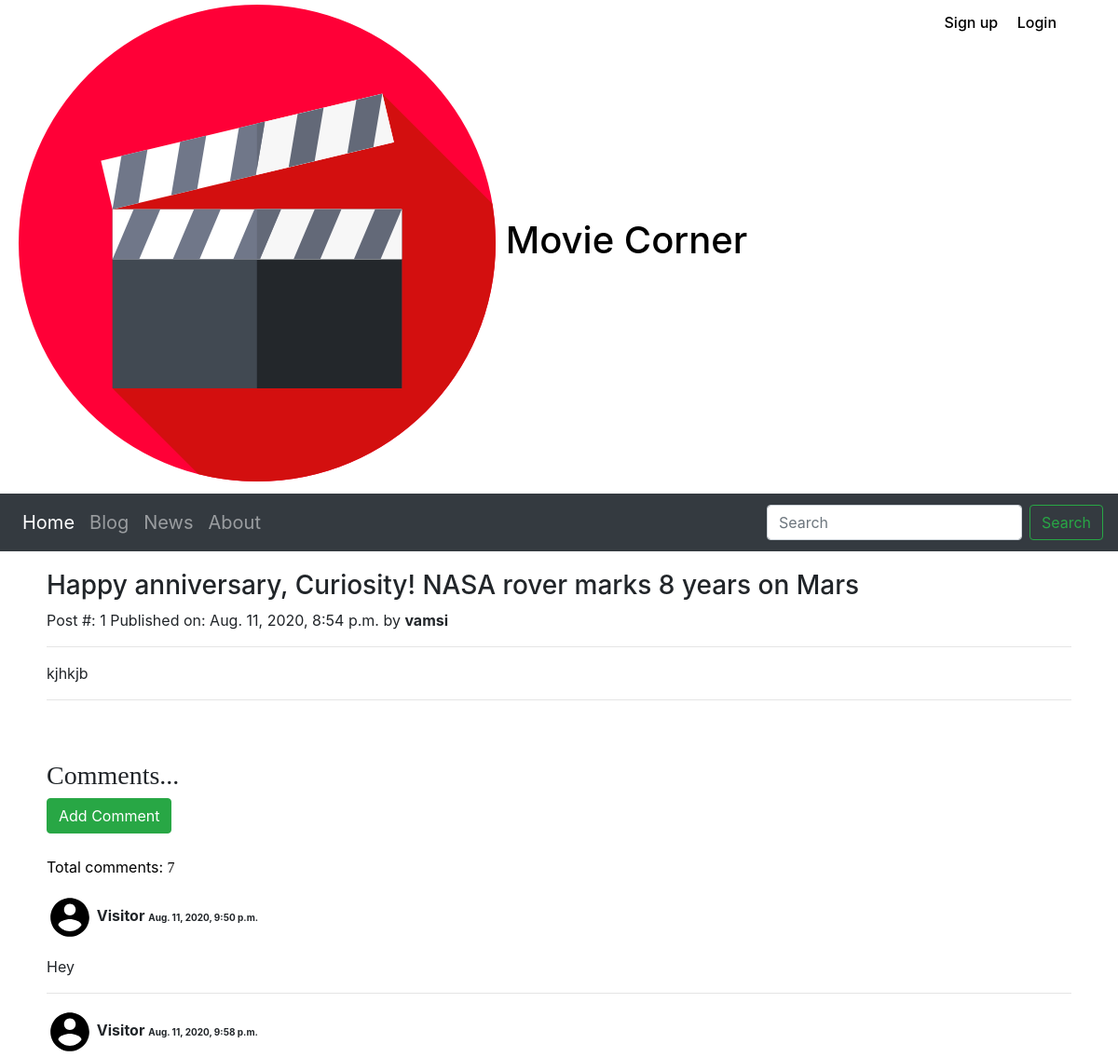
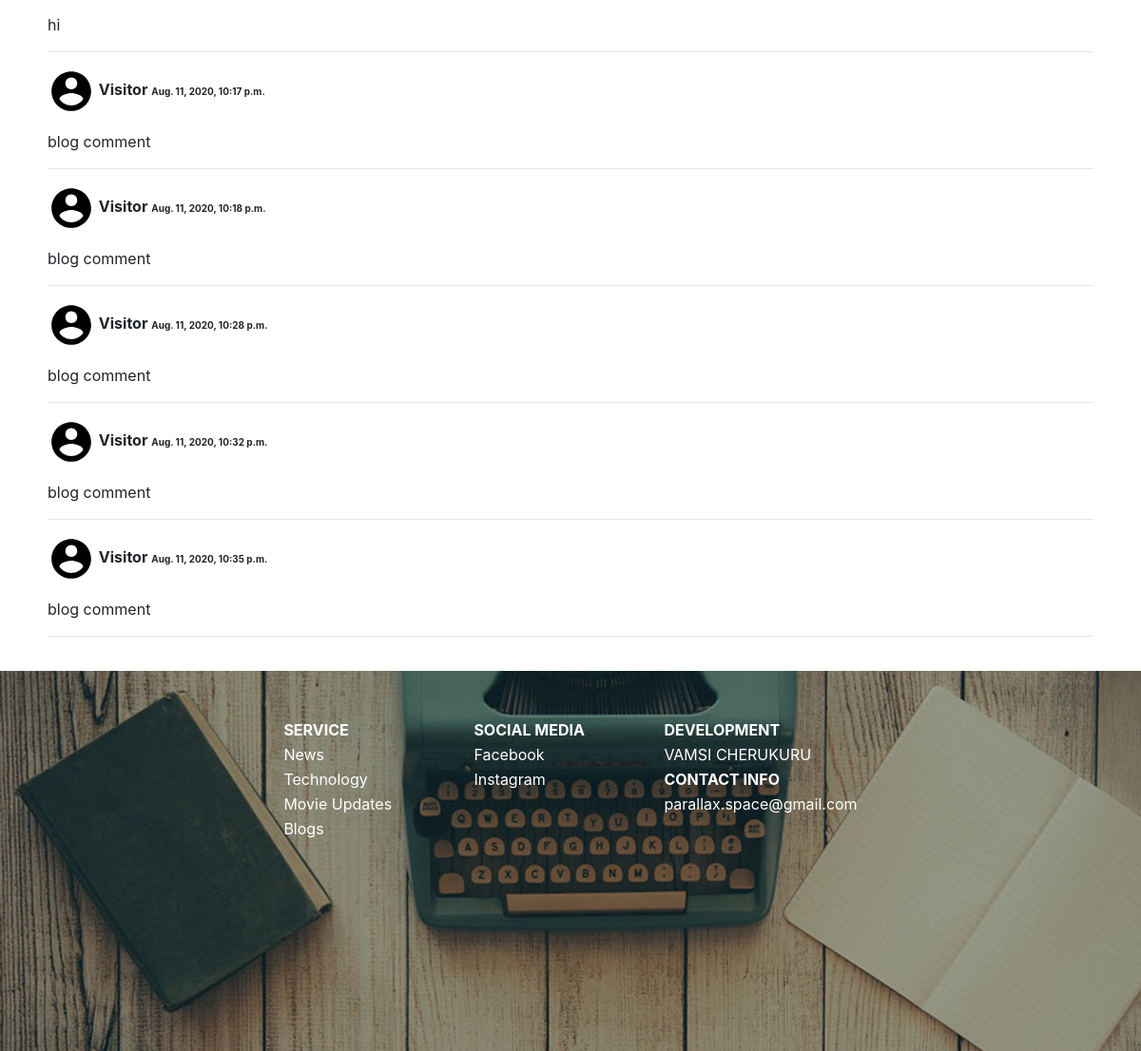
/post/1, run on the app's committed database (2 pictures, top to bottom).
### blog/models.py (models this page shows, shortened)
class BlogPost(models.Model):
    author = models.ForeignKey('auth.User',on_delete=models.CASCADE,default='auth.User')
    Title = models.CharField(max_length=256)
    Description = RichTextField()
    post_date = models.DateTimeField(auto_now_add=True)

class BlogComment(models.Model):
    Post = models.ForeignKey(BlogPost,related_name='blogcomments',null=True,on_delete=models.CASCADE)
    commentor_name = models.CharField(max_length=200,default="Visitor")
    comment_text = RichTextField()
    comment_date = models.DateTimeField(auto_now_add=True)

### blog/views.py (the view)
# urls.py: path('post/<int:pk>',views.AstroPostDetail.as_view(),name='post_detail'),
class AstroPostDetail(DetailView):
    model = models.BlogPost
    context_object_name = 'post_detail'
    template_name = 'blog_post_detail.html'

### templates/blog_post_detail.html (shortened to what this page needs)
{% extends 'base.html' %}
{% load static %}
{% block body_block %}
<div class="container col-lg-12 col-sm-6">
    <div class="container" style="background-color: white; padding:20px;">
        <h3>{{post_detail.Title}}</h3>
        <p> Post #: {{post_detail.id}}
            Published on: {{post_detail.post_date}} by <span style="font-weight: bold;">{{post_detail.author}}</span>
        </p><hr>
<p>{{post_detail.Description|safe}}</p>
            <hr>
<br><br>
            <h3 style="font-family:Dekar;">Comments...</h3>
                <a type="button"  href="{% url 'blog:makeComment' pk=post_detail.pk %}" class="btn btn-success">Add Comment</a>
                <br><br><p style="color: black; "> Total comments:
                    <span style=" font-family:Dekar;color:black">
                        {{post_detail.blogcomments.count}}
                    </span>
                    </p>
                    {% for comment in post_detail.blogcomments.all %}
                                <p style="font-weight:bold;">
                                    <img src="{% static 'images/account.svg' %}" style="width: 50px;" alt="">
                                    {{comment.commentor_name}}
                                     <span style="font-size: 10px;">{{comment.comment_date}}</span>
                                </p>
                                <p style="margin-left: 50px;">
                                    {{comment.comment_text|safe}}</p>
                                    <hr>
                    {% endfor %}
        </div>
    </div>
</div>
{% endblock %}

### templates/base.html (shortened to what this page needs)
{% load static %}
<!DOCTYPE html>
<html lang="en">
<head>
    <link rel="stylesheet" href="https://maxcdn.bootstrapcdn.com/bootstrap/4.0.0/css/bootstrap.min.css">
</head>
<body> <div>
   <div style="margin-left: 20px;">
    <a type='button'  class="navbar-brand" href="{% url 'blog:home' %}"><h1 style="color: black;">
        <img src="{% static 'images/clapperboard.png' %}" alt="Not Found">
        Movie Corner
    </h1>
</a>
<div style="float: right; padding:10px; padding-right:50px; " >
    {% if user.is_authenticated %}
    <a type='button'  class="navbar-brand" href="{% url 'blog:profile' %}">
      <h6 style="color: black;">
        <img src="{{user.userprofile.profilePic.url}}" width="30px;" height="30px;" style="border-radius: 50%;" alt="">
        {{user.username}}
    </h6>
</a>
    <a type='button'  class="navbar-brand" href="{% url 'blog:logout' %}">
      <h6 style="color: black;">
      Logout
    </h6>
</a>
    {% else %}
    <a type='button'  class="navbar-brand" href="{% url 'blog:register' %}"><h6 style="color: black;">
      Sign up
    </h6>
    </a>
    <a type='button'  class="navbar-brand" href="{% url 'blog:user_login' %}"><h6 style="color: black;">
  Login
    </h6>
</a>
    {% endif %}
</div>
   </div>
<nav class="navbar navbar-expand-lg navbar-dark bg-dark">
      <ul class="navbar-nav mr-auto">
        <li class="nav-item active">
          <a class="nav-link" href="{% url 'blog:home' %}">Home <span class="sr-only">(current)</span></a>
        </li>
        <li class="nav-item">
            <a class="nav-link" href="{% url 'blog:astroblog' %}">Blog</a>
          </li>
          <li class="nav-item">
            <a class="nav-link" href="{% url 'blog:news' %}">News</a>
          </li>
          <li class="nav-item ">
            <a class="nav-link" href="#about">About</a>
          </li>
      </ul>
      <form class="form-inline my-2 my-lg-0" onclick="alert('Search feature not available')">
        <input class="form-control mr-sm-2" type="search" placeholder="Search" aria-label="Search">
        <button class="btn btn-outline-success my-2 my-sm-0" type="submit"
        onclick="alert('Search feature not available');"
        >Search</button>
      </form>
  </nav>
    {% block body_block %}
    {% endblock %}
<footer style="height: 400px;">
  <div id="contactInfo" >
    <div class="container" style=" padding-bottom:80px;">
       <center>
        <table style="color: white;">
            <thead >
                <tr>
                        <th style="width: 200px; padding-top:50px;">SERVICE</th>
                        <th style="width: 200px; padding-top:50px;">SOCIAL MEDIA</th>
                        <th style="width: 200px; padding-top:50px;">DEVELOPMENT</th>
                </tr>
            </thead>
            <tbody>
                <tr>
                    <td>News</td>
                    <td>Facebook</td>
                    <td id='about'>VAMSI CHERUKURU</td>
                </tr>
                <tr>
                    <td>Technology</td>
                    <td>Instagram</td>
                    <td >
<b> CONTACT INFO</b>
                    </td>
                </tr>
                <tr>
                    <td>Movie Updates</td>
                    <td></td>
                    <td>parallax.space@gmail.com</td>
                </tr>
                <tr>
                    <td>Blogs</td>
                </tr>
            </tbody>
        </table>
       </center>
    </div>
</div>
</footer>
</body>
</html>

### data on the page
BlogPost: Title "Happy anniversary, Curiosity! NASA rover marks 8 years on Mars", id "1", post_date "Aug. 11, 2020, 8:54 p.m.", author "vamsi", Description "kjhkjb", blogcomments.count "7"
BlogComment: commentor_name "Visitor", comment_date "Aug. 11, 2020, 9:50 p.m.", comment_text "Hey"
BlogComment: commentor_name "Visitor", comment_date "Aug. 11, 2020, 9:58 p.m.", comment_text "hi"
BlogComment: commentor_name "Visitor", comment_date "Aug. 11, 2020, 10:17 p.m.", comment_text "blog comment"
BlogComment: commentor_name "Visitor", comment_date "Aug. 11, 2020, 10:18 p.m.", comment_text "blog comment"
BlogComment: commentor_name "Visitor", comment_date "Aug. 11, 2020, 10:28 p.m.", comment_text "blog comment"
BlogComment: commentor_name "Visitor", comment_date "Aug. 11, 2020, 10:32 p.m.", comment_text "blog comment"
BlogComment: commentor_name "Visitor", comment_date "Aug. 11, 2020, 10:35 p.m.", comment_text "blog comment"
